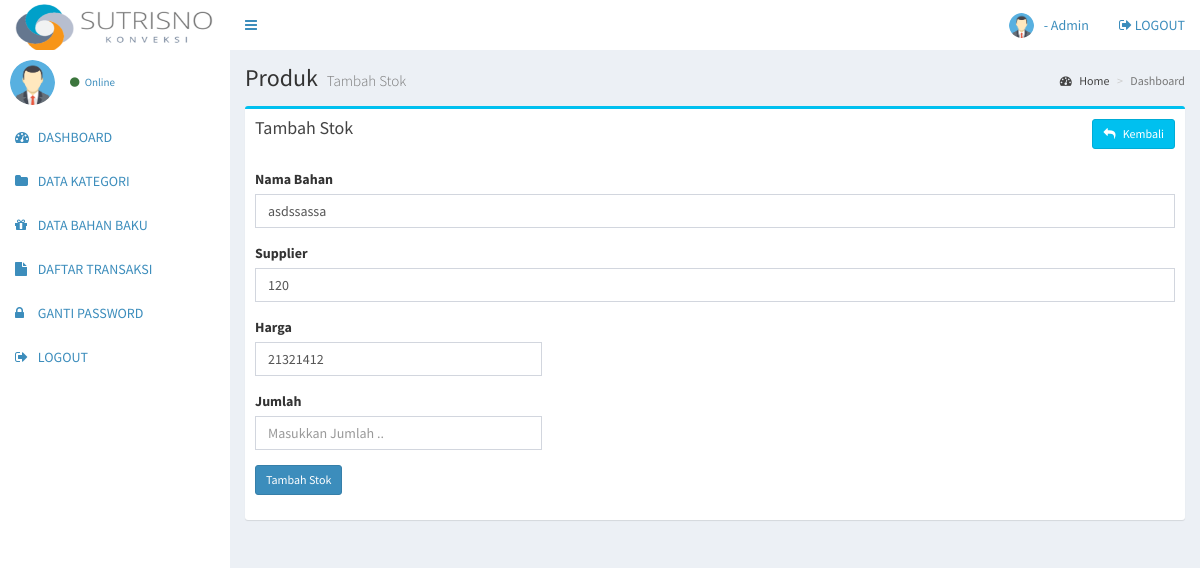
Screenshot of /admingudang/produk_tambah_stok.php?id=3 (signed in) with the database file from the repository.
### tables this page shows
CREATE TABLE `bahanbaku` (
  `bahanbaku_id` int NOT NULL,
  `bahanbaku_kategori` int NOT NULL,
  `bahanbaku_nama` varchar(255) NOT NULL,
  `bahanbaku_harga` int NOT NULL,
  `bahanbaku_jumlah` int NOT NULL,
  `bahanbaku_panjang` int NOT NULL,
  `bahanbaku_lebar` int NOT NULL,
  `bahanbaku_suplier` varchar(100) NOT NULL
);

### admingudang/produk_tambah_stok.php (the view)
<?php include 'header.php';
  $id = $_GET['id'];
  $bbaku = mysqli_query($koneksi, "select * from bahanbaku where bahanbaku_id='$id'");
  $i = mysqli_fetch_assoc($bbaku);
?>
<div class="content-wrapper">
  <section class="content-header">
    <h1>
      Produk
      <small>Tambah Stok</small>
    </h1>
    <ol class="breadcrumb">
      <li><a href="#"><i class="fa fa-dashboard"></i> Home</a></li>
      <li class="active">Dashboard</li>
    </ol>
  </section>
  <section class="content">
    <div class="row">
      <section class="col-lg-12">
        <div class="box box-info">
          <div class="box-header">
            <h3 class="box-title">Tambah Stok</h3>
            <a href="produk.php" class="btn btn-info btn-sm pull-right"><i class="fa fa-reply"></i> &nbsp Kembali</a>
          </div>
          <div class="box-body">
            <form action="produk_act.php?id=<?php echo $i['bahanbaku_id']; ?>" method="post" enctype="multipart/form-data">
              <div class="form-group">
                <label>Nama Bahan</label>
                <input type="text" value="<?php echo $i['bahanbaku_nama']; ?>" class="form-control" name="nama" required="required" placeholder="Masukkan Nama ..">
              </div>
              <div class="form-group">
                <label>Supplier</label>
                <input type="text" value="<?php echo $i['bahanbaku_jumlah']; ?>" class="form-control" name="supplier" required="required" placeholder="Masukkan Nama Supplier..">
              </div>
              <div class="form-group">
                <label>Harga</label>
                <div class="row">
                  <div class="col-lg-4">
                    <input type="number" value="<?php echo $i['bahanbaku_harga']; ?>" class="form-control" name="harga" required="required" placeholder="Masukkan Harga ..">
                  </div>
                </div>
              </div>
              <div class="form-group">
                <label>Jumlah</label>
                <div class="row">
                  <div class="col-lg-4">
                    <input type="number" class="form-control" name="jumlah" required="required" placeholder="Masukkan Jumlah ..">
                  </div>
                </div>
              </div>
              <div class="form-group">
                <input type="submit" class="btn btn-sm btn-primary" name="simpan" value="Tambah Stok">
              </div>
            </form>
          </div>
        </div>
      </section>
    </div>
  </section>
</div>
<?php include 'footer.php'; ?>

### admingudang/header.php (shortened to what this page needs)
<!DOCTYPE html>
<html>
<head>
  <link rel="stylesheet" href="../assets/bower_components/bootstrap/dist/css/bootstrap.min.css">
  <link rel="stylesheet" href="../assets/bower_components/font-awesome/css/font-awesome.min.css">
  <link rel="stylesheet" href="../assets/bower_components/Ionicons/css/ionicons.min.css">
  <link rel="stylesheet" href="../assets/dist/css/AdminLTE.min.css">
  <link rel="stylesheet" href="../assets/bower_components/datatables.net-bs/css/dataTables.bootstrap.min.css">
  <link rel="stylesheet" href="../assets/dist/css/skins/_all-skins.min.css">
  <link rel="stylesheet" href="../assets/bower_components/morris.js/morris.css">
  <link rel="stylesheet" href="../assets/bower_components/jvectormap/jquery-jvectormap.css">
  <link rel="stylesheet" href="../assets/bower_components/bootstrap-datepicker/dist/css/bootstrap-datepicker.min.css">
  <link rel="stylesheet" href="../assets/bower_components/bootstrap-daterangepicker/daterangepicker.css">
  <link rel="stylesheet" href="../assets/plugins/bootstrap-wysihtml5/bootstrap3-wysihtml5.min.css">
  <?php
  include '../koneksi.php';
  ?>
</head>
<body class="hold-transition  sidebar-mini">
  <div class="wrapper">
    <header class="main-header">
      <a href="index.php" class="logo">
        <img src="../frontend/img/logokonveksi.png" width="200" height="50" alt="">
      </a>
      <nav class="navbar navbar-static-top">
        <a href="#" class="sidebar-toggle" data-toggle="push-menu" role="button">
        </a>
        <div class="navbar-custom-menu">
          <ul class="nav navbar-nav">
            <li class="dropdown user user-menu">
              <a href="#" class="dropdown-toggle" data-toggle="dropdown">
                <?php
                $id_admin = $_SESSION['id'];
                $profil = mysqli_query($koneksi,"select * from admin where admin_id='$id_admin'");
                $profil = mysqli_fetch_assoc($profil);
                if($profil['admin_foto'] == ""){
                  ?>
                  <img src="../gambar/sistem/user.png" class="user-image">
                <?php }else{ ?>
                  <img src="../gambar/user/<?php echo $profil['admin_foto'] ?>" class="user-image">
                <?php } ?>
                <span class="hidden-xs"><?php echo $_SESSION['nama_gudang']; ?> - Admin</span>
              </a>
            </li>
            <li>
              <a href="logout.php"><i class="fa fa-sign-out"></i> LOGOUT</a>
            </li>
          </ul>
        </div>
      </nav>
    </header>
    <aside class="main-sidebar">
      <section class="sidebar">
        <div class="user-panel">
          <div class="pull-left image">
            <?php
            $id = $_SESSION['id'];
            $profil = mysqli_query($koneksi,"select * from admin where admin_id='$id'");
            $profil = mysqli_fetch_assoc($profil);
            if($profil['admin_foto'] == ""){
              ?>
              <img src="../gambar/sistem/user.png" class="img-circle">
            <?php }else{ ?>
              <img src="../gambar/user/<?php echo $profil['admin_foto'] ?>" class="img-circle" style="max-height:45px">
            <?php } ?>
          </div>
          <div class="pull-left info">
            <a href="#"><i class="fa fa-circle text-success"></i> Online</a>
          </div>
        </div>
        <ul class="sidebar-menu" data-widget="tree">
          <li>
            <a href="index.php">
              <i class="fa fa-dashboard"></i> <span>DASHBOARD</span>
            </a>
          </li>
          <li>
            <a href="kategori.php">
              <i class="fa fa-folder"></i> <span>DATA KATEGORI</span>
            </a>
          </li>
          <li>
            <a href="produk.php">
              <i class="fa fa-gift"></i> <span>DATA BAHAN BAKU</span>
            </a>
          </li>
          <li>
            <a href="laporan.php">
              <i class="fa fa-file"></i> <span>DAFTAR TRANSAKSI</span>
            </a>
          </li>
          <li>
            <a href="gantipassword.php">
              <i class="fa fa-lock"></i> <span>GANTI PASSWORD</span>
            </a>
          </li>
          <li>
            <a href="logout.php">
              <i class="fa fa-sign-out"></i> <span>LOGOUT</span>
            </a>
          </li>
        </ul>
      </section>
    </aside>

### rows the page displays
bahanbaku: nama "asdssassa", supplier "120", harga "21321412"
